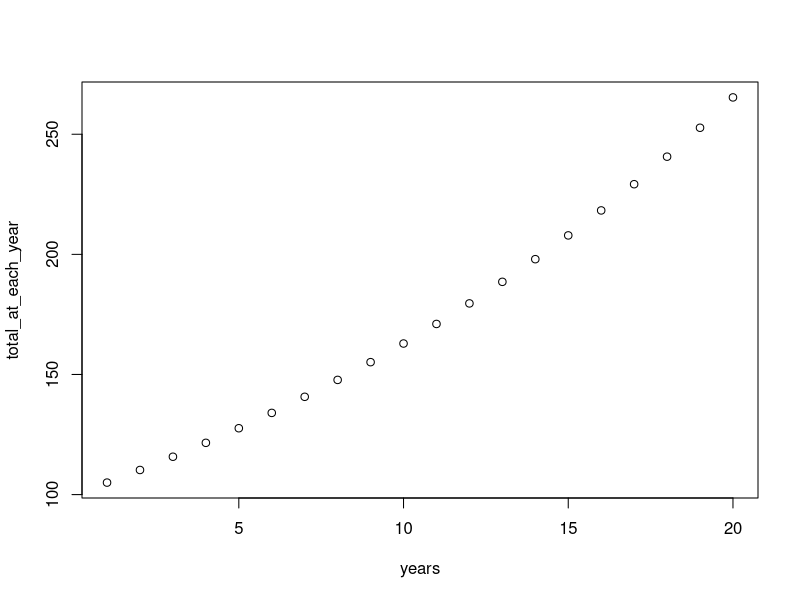

The R script that drew this image:
## ---- chunk 1
a <- 1 # define a variable
a <- a + 1 #add 1
print(a) # output the result
## ---- chunk 2
a <- 1 # define a variable
a <- a + 1 #add 1
if(a>4) # this is the condition which has to be met, the 'test expression'
{print(a)} # this statement runs if the test expression is true
## ---- chunk 3
a <- 1 # define a variable
a <- a + 1 #add 1
if(a>4){ # this is the condition which has to be met, the 'test expression'
  print(paste(a," is more than 4")) # this statement runs if the test expression is true
} else {
  {print(paste(a," is equal or less than 4"))} # this statement runs if the test expression is false
}
## ---- chunk 4
type_of_thing='' 
print("Is four a lot?")
if (type_of_thing=='Murders'){
  print("yes")
} else if (type_of_thing=='Dollars'){
  print("no")
} else {
  print("Depends on the context")
}
## ---- chunk 5
for (i in 1:5){
  print(i)
}
## ---- chunk 6
years <- 10 #how many years since you started saving
savings <-100 #how much you start with
interest <- 1.05 #rate of interest, ie 5% interest
#Calculate using a loop
for (years in 1:years){
  savings<-savings*interest
}
print(paste("After", years, "years you will have £", round(savings,2))) #save more, kids
## ---- chunk 7
years <- 20 #how many years since you started saving
savings <-100 #how much you start with
interest <- 1.05 #rate of interest, ie 5% interest
#Calculate using a vector
total_at_each_year=savings*interest**(1:years)
plot(total_at_each_year,xlab="years") #bonus! We store all the intervening values
## ---- chunk 8
report_p <- function(p) {
}
